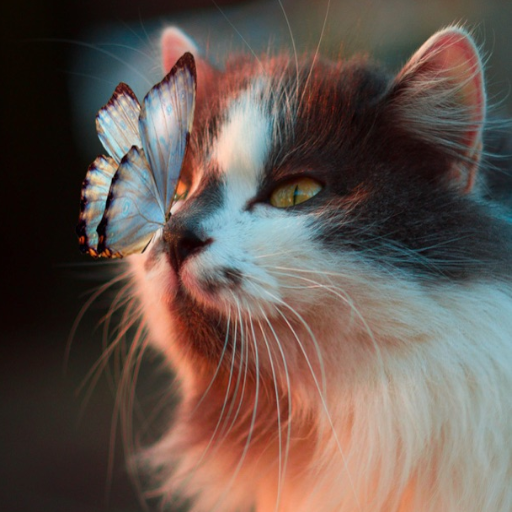
%> input picture images/811qXjKoBRL.png, 512 x 512 px
$ octave histo.m   (GNU Octave 9; MATLAB toolbox functions it lacks are replaced by stand-ins)
%> lines starting %> are read from the running program, lines starting %| are printed output that depends on the picture
clear all; close all;
img1 = imread('C:\Users\TJ\Desktop\matlab octave\811qXjKoBRL.png');
%> img1 is the input picture: size 512x512x3 uint8; mean R, G, B 101.8, 87, 79.6

[hist1, bins1] = hist(double(img1(:)),0:255);
%> hist1 = 256 values, max 7593 at index 14, min 16 at index 256, mean 3072; bins1 = 256 values from 0 to 255
hist1 = hist1./length(img1(:));
%> hist1 = 256 values, max 0.00965 at index 14, min 2.03e-05 at index 256, mean 0.00391
CDF1 = cumsum(hist1);
%> CDF1 = 256 values from 0.00472 to 1
img1eq = zeros(size(img1));
for i=0:255
  img1eq(find(img1==i)) = CDF1(i+1);
end
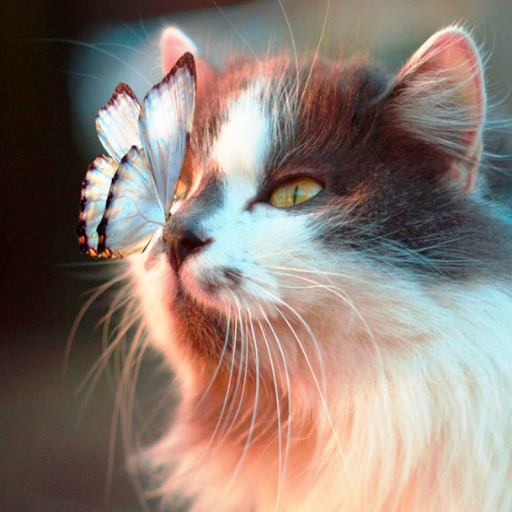
%> img1eq: size 512x512x3 double; mean R, G, B 0.556, 0.494, 0.458
[hist1eq, bins1eq] = hist(255*double(img1eq(:)),0:255);
%> hist1eq = 256 values, max 7593 at index 28, min 0 at index 1, mean 3072; bins1eq = 256 values from 0 to 255
hist1eq = hist1eq;
figure;

subplot(2,2,1); imshow(img1); title('Original Image');
subplot(2,2,2); plot(bins1, 255*CDF1); title('Phobos Image Transformation Function');
axis([0 255 0 255]); xlabel('Gray Level, r'); ylabel('Output Gray Level, s');
subplot(2,2,3); imshow(img1eq); title('Phobos Image Equalized');
subplot(2,2,4); bar(bins1eq,hist1eq); title('Phobos Image Equalized Histogram');
axis([0 255 0 70000]); xlabel('Gray Level, r'); ylabel('Number of Pixels');
%> after `ylabel('Number of Pixels')`:
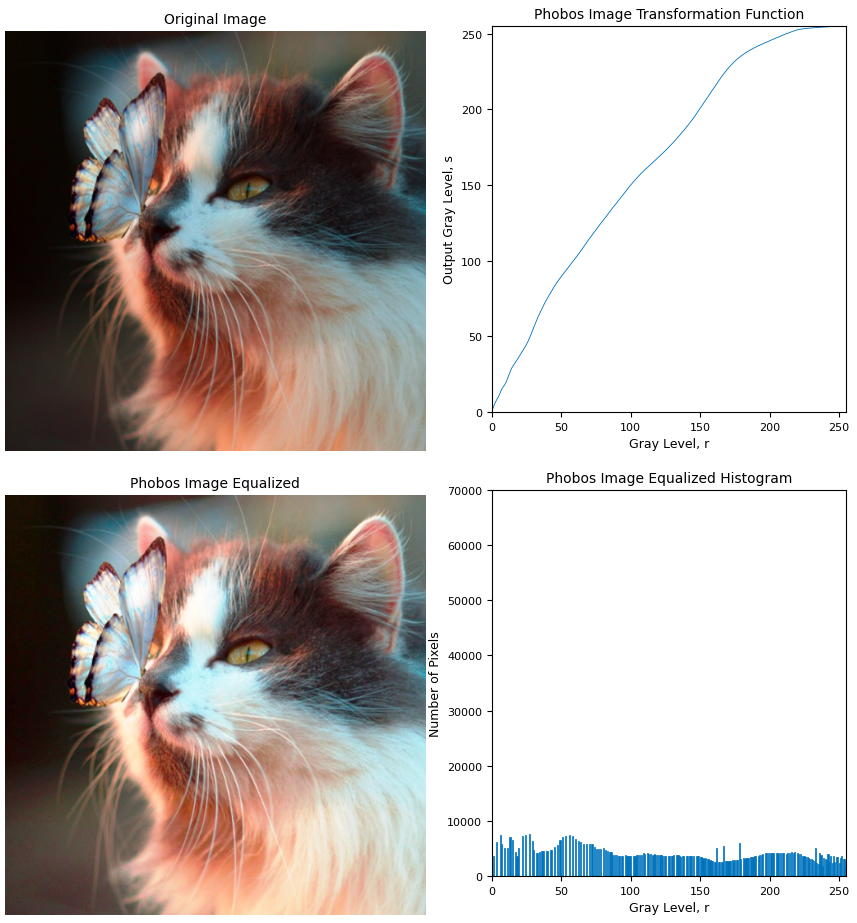
%> figure redrawn from the program's plot data, 4 panels
